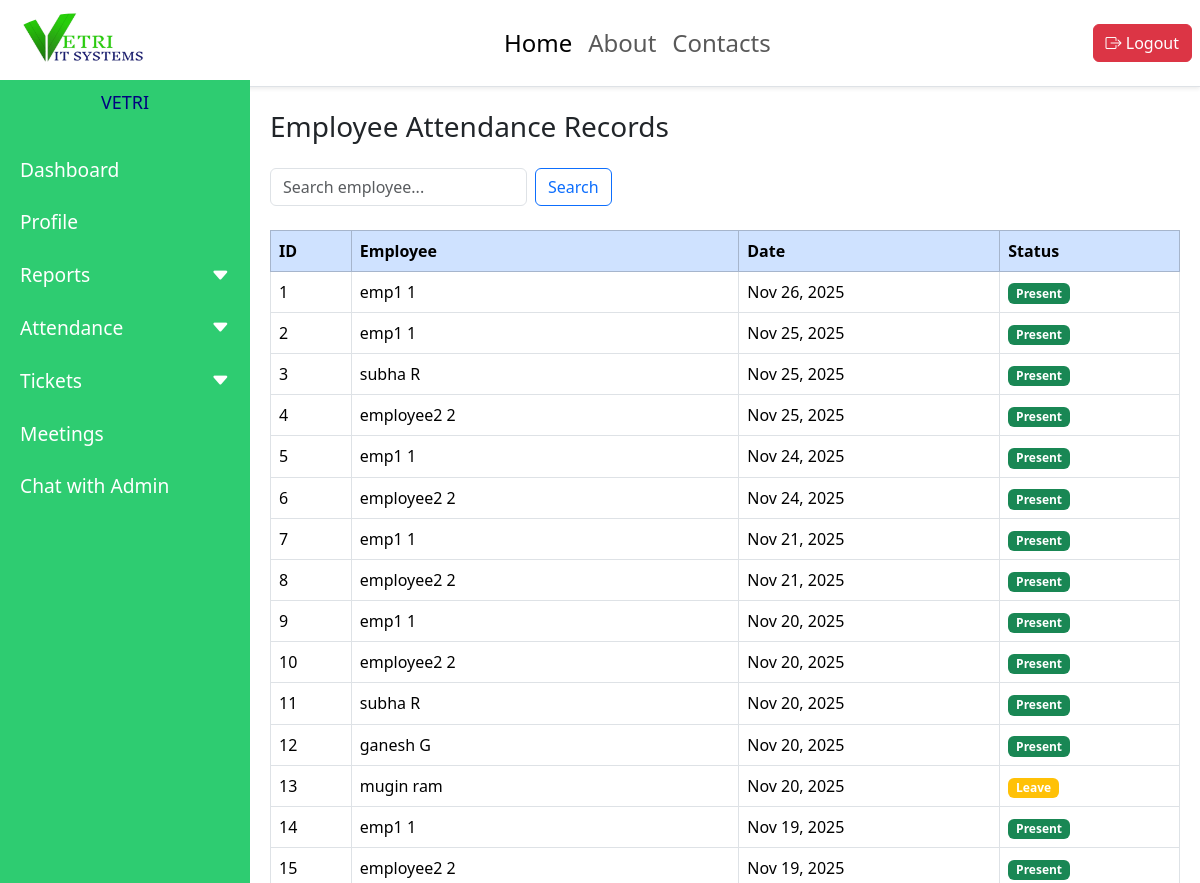
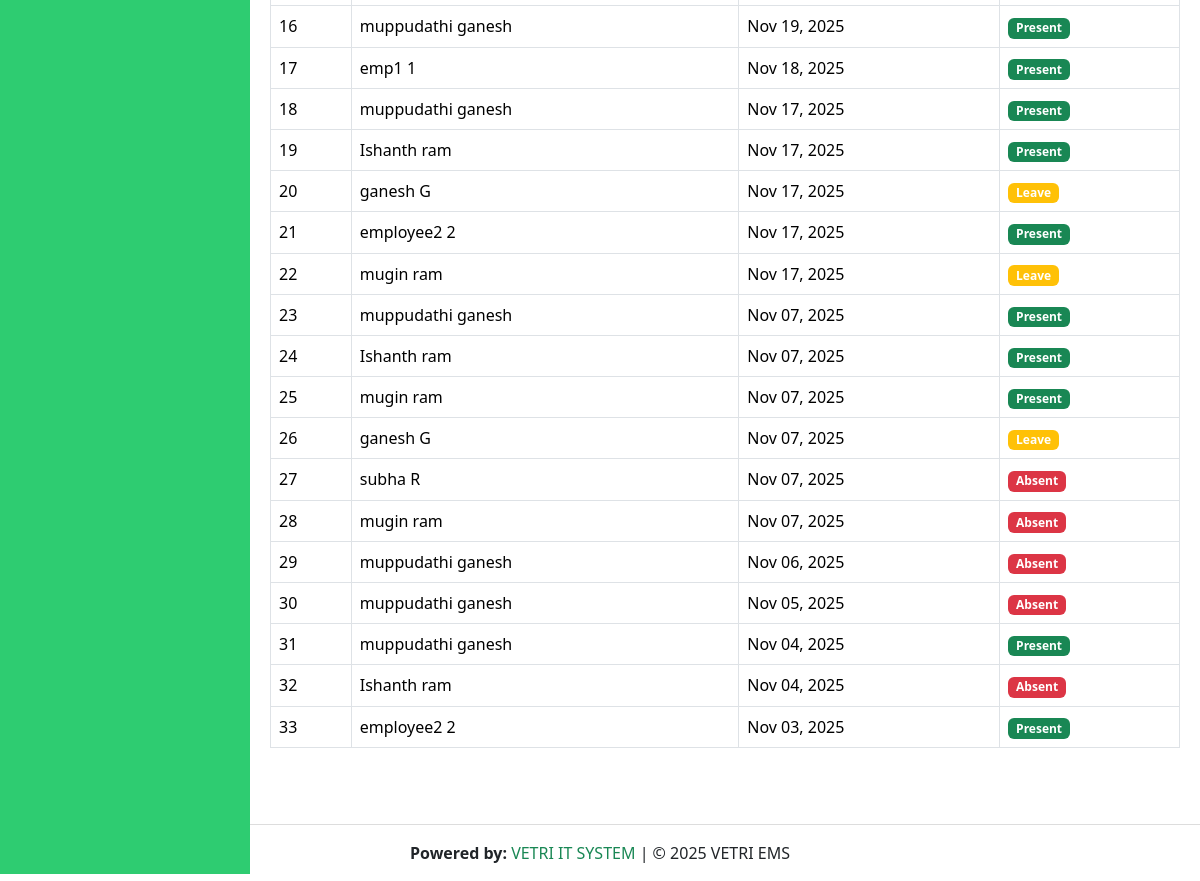
The page /attendance/ (signed in) on the database its author committed (2 pictures, top to bottom).
### employees/models.py (models this page shows, shortened)
class Attendance(models.Model):
    employee = models.ForeignKey(Employee, on_delete=models.CASCADE)
    date = models.DateField()
    status = models.CharField(max_length=10, choices=[('Present', 'Present'), ('Absent', 'Absent')])

class Employee(models.Model):
    user = models.OneToOneField(User, on_delete=models.CASCADE, null=True, blank=True)
    emp_id = models.CharField(max_length=20, unique=True)
    first_name = models.CharField(max_length=100)
    last_name = models.CharField(max_length=100, blank=True)
    email = models.EmailField(unique=True)
    phone = models.CharField(max_length=20)
    department = models.ForeignKey(Department, on_delete=models.CASCADE, null=True, blank=True)
    designation = models.ForeignKey(Designation, on_delete=models.CASCADE, null=True, blank=True)
    date_joined = models.DateField(default=timezone.now)
    address = models.TextField(blank=True)

### employees/views.py (the view)
# urls.py: path('attendance/', views.attendance_list, name='attendance_list'),
@login_required
def attendance_list(request):
    attendance = Attendance.objects.select_related('employee').all().order_by('-date')
    employees = Employee.objects.all()
    q = request.GET.get("q", "")
    if q:
        attendance = attendance.filter(employee__first_name__icontains=q)
    return render(request, "employees/attendance_list.html", {
        "attendance": attendance,
        "employees": employees
    })

### employees/context_processors.py (called while the page is built)
def admin_id_processor(request):
    try:
        admin_user = User.objects.filter(is_superuser=True).first()
        return {'admin_id': admin_user.id if admin_user else None}
    except:
        return {'admin_id': None}

def unread_ticket_count(request):
    if request.user.is_authenticated and request.user.is_superuser:
        return {"unread_count": Ticket.objects.filter(is_read=False).count()}
    return {"unread_count": 0}

### employees/templates/employees/attendance_list.html (shortened to what this page needs)
{% extends "base.html" %}
{% load static %}
{% block content %}
<link href="https://cdn.jsdelivr.net/npm/fullcalendar@6.1.8/main.min.css" rel="stylesheet">
  <link href="https://cdn.jsdelivr.net/npm/bootstrap@5.3.3/dist/css/bootstrap.min.css" rel="stylesheet">
  <div class="main-content">
    <h3 class="mb-4">Employee Attendance Records</h3>
    <div class="d-flex justify-content-between mb-3 flex-wrap">
      <form method="get" class="d-flex mb-2">
        <input type="text" name="q" class="form-control" placeholder="Search employee...">
        <button type="submit" class="btn btn-outline-primary ms-2">Search</button>
      </form>
    </div>
    <table class="table table-bordered table-hover ">
      <thead class="table-primary">
        <tr>
          <th>ID</th>
          <th>Employee</th>
          <th>Date</th>
          <th>Status</th>
        </tr>
      </thead>
      <tbody>
        {% for record in attendance %}
        <tr>
          <td>{{ forloop.counter }}</td>
          <td>{{ record.employee.first_name }} {{ record.employee.last_name }}</td>
          <td>{{ record.date|date:"M d, Y" }}</td>
          <td>
            <span class="badge {% if record.status == 'Present' %}bg-success{% elif record.status == 'Leave' %}bg-warning{% else %}bg-danger{% endif %}">
              {{ record.status }}
            </span>
          </td>
        </tr>
        {% empty %}
        <tr>
          <td colspan="4" class="text-muted">No attendance records found</td>
        </tr>
        {% endfor %}
      </tbody>
    </table>
  </div>
{% endblock %}

### employees/static/css/style.css (style rules this page uses)
body { margin: 0; font-family: 'Poppins', sans-serif; background-color: #f8f9fa; overflow-x: hidden; }

### rows shown on the page
Attendance: employee.first_name "emp1", employee.last_name "1", date "Nov 26, 2025", status "Present"
Attendance: employee.first_name "emp1", employee.last_name "1", date "Nov 25, 2025", status "Present"
Attendance: employee.first_name "subha", employee.last_name "R", date "Nov 25, 2025", status "Present"
Attendance: employee.first_name "employee2", employee.last_name "2", date "Nov 25, 2025", status "Present"
Attendance: employee.first_name "emp1", employee.last_name "1", date "Nov 24, 2025", status "Present"
Attendance: employee.first_name "employee2", employee.last_name "2", date "Nov 24, 2025", status "Present"
Attendance: employee.first_name "emp1", employee.last_name "1", date "Nov 21, 2025", status "Present"
Attendance: employee.first_name "employee2", employee.last_name "2", date "Nov 21, 2025", status "Present"
Attendance: employee.first_name "emp1", employee.last_name "1", date "Nov 20, 2025", status "Present"
Attendance: employee.first_name "employee2", employee.last_name "2", date "Nov 20, 2025", status "Present"
Attendance: employee.first_name "subha", employee.last_name "R", date "Nov 20, 2025", status "Present"
Attendance: employee.first_name "ganesh", employee.last_name "G", date "Nov 20, 2025", status "Present"
Attendance: employee.first_name "mugin", employee.last_name "ram", date "Nov 20, 2025", status "Leave"
Attendance: employee.first_name "emp1", employee.last_name "1", date "Nov 19, 2025", status "Present"
Attendance: employee.first_name "employee2", employee.last_name "2", date "Nov 19, 2025", status "Present"
Attendance: employee.first_name "muppudathi", employee.last_name "ganesh", date "Nov 19, 2025", status "Present"
Attendance: employee.first_name "emp1", employee.last_name "1", date "Nov 18, 2025", status "Present"
Attendance: employee.first_name "muppudathi", employee.last_name "ganesh", date "Nov 17, 2025", status "Present"
Attendance: employee.first_name "Ishanth", employee.last_name "ram", date "Nov 17, 2025", status "Present"
Attendance: employee.first_name "ganesh", employee.last_name "G", date "Nov 17, 2025", status "Leave"
Attendance: employee.first_name "employee2", employee.last_name "2", date "Nov 17, 2025", status "Present"
Attendance: employee.first_name "mugin", employee.last_name "ram", date "Nov 17, 2025", status "Leave"
Attendance: employee.first_name "muppudathi", employee.last_name "ganesh", date "Nov 07, 2025", status "Present"
Attendance: employee.first_name "Ishanth", employee.last_name "ram", date "Nov 07, 2025", status "Present"
Attendance: employee.first_name "mugin", employee.last_name "ram", date "Nov 07, 2025", status "Present"
Attendance: employee.first_name "ganesh", employee.last_name "G", date "Nov 07, 2025", status "Leave"
Attendance: employee.first_name "subha", employee.last_name "R", date "Nov 07, 2025", status "Absent"
Attendance: employee.first_name "mugin", employee.last_name "ram", date "Nov 07, 2025", status "Absent"
Attendance: employee.first_name "muppudathi", employee.last_name "ganesh", date "Nov 06, 2025", status "Absent"
Attendance: employee.first_name "muppudathi", employee.last_name "ganesh", date "Nov 05, 2025", status "Absent"
Attendance: employee.first_name "muppudathi", employee.last_name "ganesh", date "Nov 04, 2025", status "Present"
Attendance: employee.first_name "Ishanth", employee.last_name "ram", date "Nov 04, 2025", status "Absent"
Attendance: employee.first_name "employee2", employee.last_name "2", date "Nov 03, 2025", status "Present"
